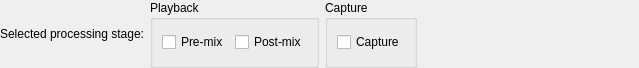
<?xml version="1.0" encoding="UTF-8"?>
<ui version="4.0">
 <class>StageFilterGUI</class>
 <widget class="QWidget" name="StageFilterGUI">
  <property name="geometry">
   <rect>
    <x>0</x>
    <y>0</y>
    <width>639</width>
    <height>68</height>
   </rect>
  </property>
  <property name="windowTitle">
   <string notr="true"/>
  </property>
  <layout class="QHBoxLayout" name="horizontalLayout_3">
   <property name="leftMargin">
    <number>0</number>
   </property>
   <property name="topMargin">
    <number>0</number>
   </property>
   <property name="rightMargin">
    <number>0</number>
   </property>
   <property name="bottomMargin">
    <number>0</number>
   </property>
   <item>
    <widget class="QLabel" name="label">
     <property name="text">
      <string>Selected processing stage:</string>
     </property>
    </widget>
   </item>
   <item>
    <widget class="QGroupBox" name="playbackGroupBox">
     <property name="title">
      <string>Playback</string>
     </property>
     <layout class="QHBoxLayout" name="horizontalLayout">
      <item>
       <widget class="QCheckBox" name="preMixCheckBox">
        <property name="text">
         <string>Pre-mix</string>
        </property>
       </widget>
      </item>
      <item>
       <widget class="QCheckBox" name="postMixCheckBox">
        <property name="text">
         <string>Post-mix</string>
        </property>
       </widget>
      </item>
     </layout>
    </widget>
   </item>
   <item>
    <widget class="QGroupBox" name="captureGroupBox">
     <property name="title">
      <string>Capture</string>
     </property>
     <layout class="QHBoxLayout" name="horizontalLayout_2">
      <item>
       <widget class="QCheckBox" name="captureCheckBox">
        <property name="text">
         <string>Capture</string>
        </property>
       </widget>
      </item>
     </layout>
    </widget>
   </item>
   <item>
    <spacer name="horizontalSpacer">
     <property name="orientation">
      <enum>Qt::Horizontal</enum>
     </property>
     <property name="sizeHint" stdset="0">
      <size>
       <width>0</width>
       <height>0</height>
      </size>
     </property>
    </spacer>
   </item>
  </layout>
 </widget>
 <resources/>
 <connections/>
</ui>
